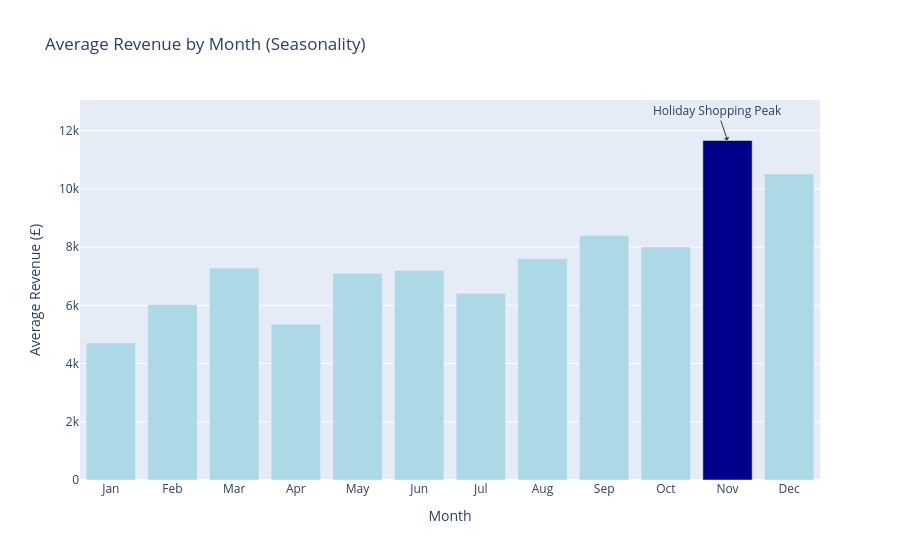

The notebook cell this image was saved under:
### Code cell
# Key insight: November spike
monthly_revenue['MonthNum'] = pd.to_datetime(monthly_revenue['Month']).dt.month
month_avg = monthly_revenue.groupby('MonthNum')['Revenue'].mean().reset_index()

month_names = ['Jan', 'Feb', 'Mar', 'Apr', 'May', 'Jun', 
               'Jul', 'Aug', 'Sep', 'Oct', 'Nov', 'Dec']
month_avg['MonthName'] = month_avg['MonthNum'].apply(lambda x: month_names[x-1])

fig = px.bar(month_avg, x='MonthName', y='Revenue',
             title='Average Revenue by Month (Seasonality)',
             labels={'Revenue': 'Average Revenue (£)', 'MonthName': 'Month'})

# Highlight November
colors = ['lightblue'] * 12
colors[10] = 'darkblue'  # November
fig.update_traces(marker_color=colors)

fig.add_annotation(x='Nov', y=month_avg[month_avg['MonthName']=='Nov']['Revenue'].values[0],
                   text='Holiday Shopping Peak', showarrow=True, arrowhead=1)

fig.show()

# Calculate spike
nov_avg = month_avg[month_avg['MonthName']=='Nov']['Revenue'].values[0]
other_avg = month_avg[month_avg['MonthName']!='Nov']['Revenue'].mean()
print(f"\nINSIGHT: November generates {nov_avg/other_avg:.1f}x the average monthly revenue")

### Figure 1 — Plotly figure (JSON) as saved in the notebook; plotly's stock layout.template omitted (floating-point values rounded to 4 significant figures)
{"data": [{"hovertemplate": "Month=%{x}<br>Average Revenue (£)=%{y}<extra></extra>", "legendgroup": "", "marker": {"color": ["lightblue", "lightblue", "lightblue", "lightblue", "lightblue", "lightblue", "lightblue", "lightblue", "lightblue", "lightblue", "darkblue", "lightblue"], "pattern": {"shape": ""}}, "name": "", "orientation": "v", "showlegend": false, "textposition": "auto", "type": "bar", "x": ["Jan", "Feb", "Mar", "Apr", "May", "Jun", "Jul", "Aug", "Sep", "Oct", "Nov", "Dec"], "xaxis": "x", "y": [4707.0, 6021.0, 7279.0, 5349.0, 7103.0, 7197.0, 6412.0, 7599.0, 8399.0, 8005.0, 11660.0, 10520.0], "yaxis": "y"}], "layout": {"annotations": [{"arrowhead": 1, "showarrow": true, "text": "Holiday Shopping Peak", "x": "Nov", "y": 11660.0}], "barmode": "relative", "legend": {"tracegroupgap": 0}, "title": {"text": "Average Revenue by Month (Seasonality)"}, "xaxis": {"anchor": "y", "domain": [0, 1], "title": {"text": "Month"}}, "yaxis": {"anchor": "x", "domain": [0, 1], "title": {"text": "Average Revenue (£)"}}}}
